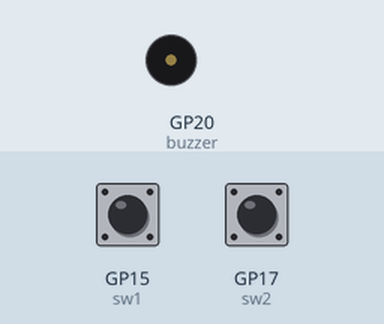
This program was run on a simulated Raspberry Pi Pico running MicroPython. Shown: buzzer (waves = sounding, pin HIGH). The test bench sets the inputs (shaded band); at power-on: GP15 (sw1) HIGH, GP17 (sw2) HIGH.

Above: at 1.2 s.
1.3 s: GP15 (sw1) pulled LOW for 0.15 s
At 2.3 s:
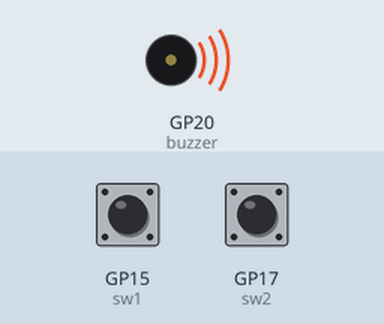
2.9 s: GP15 (sw1) pulled LOW for 1 s
At 3.5 s:
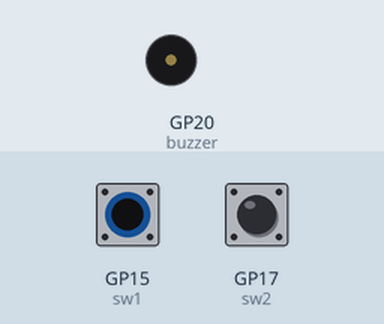
5.4 s: GP15 (sw1) pulled LOW for 3.2 s
At 6.6 s:
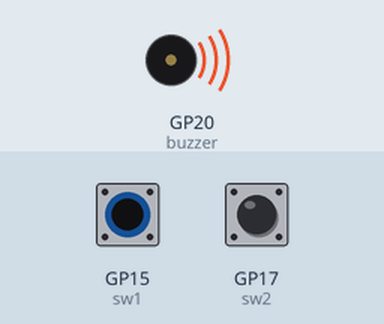
Timing chart, 0 to 8.4 s (numbered marks = the images above; inputs shaded):
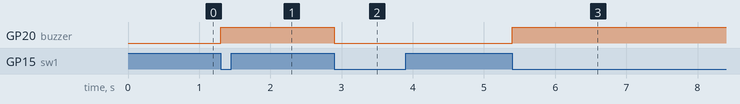

The program:

action.py
```python
# Inspired by: https://gist.github.com/jedie/8564e62b0b8349ff9051d7c5a1312ed7


from machine import Pin
import utime

import pinassignments


class Action:
    def __init__(self, pin, callback, trigger=Pin.IRQ_FALLING, debounce_ms=300):
        self.callback = callback
        self.debounce_ms = debounce_ms
        self.pin = pin
        self.block = False

        self._next_call = utime.ticks_ms() + self.debounce_ms

        self.pin.irq(trigger=trigger, handler=self.debounce_handler)

    def __call__(self, pin):
        self.callback(pin)

    def debounce_handler(self, pin):
        if utime.ticks_ms() > self._next_call and not self.block:
            self._next_call = utime.ticks_ms() + self.debounce_ms
            self.__call__(pin)
        #else:
        #    print("debounce: %s" % (self._next_call - time.ticks_ms()))


if __name__ == "__main__":
    buzzer = Pin(pinassignments.buzzer, Pin.OUT)
    relay2 = Action(Pin(pinassignments.sw1), lambda pin: buzzer.toggle())
    relay = Action(Pin(pinassignments.sw2), lambda pin: buzzer.toggle())
```

pinassignments.py
```python
relay = 14
buzzer = 20
lights = 0

#mosfet = 27
th_sensor1 = 14
th_sensor2 = 27

sw1 = 15
sw2 = 17
```

Measured:
- after the input at 1.3 s, GP20 (buzzer): LOW → HIGH at once
- after the input at 2.9 s, GP20 (buzzer): HIGH → LOW at once
- after the input at 5.4 s, GP20 (buzzer): LOW → HIGH at once
